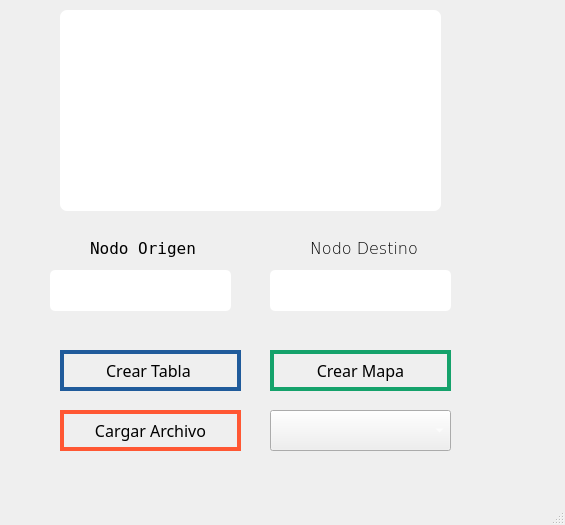
<?xml version="1.0" encoding="UTF-8"?>
<ui version="4.0">
 <class>MainWindow</class>
 <widget class="QMainWindow" name="MainWindow">
  <property name="geometry">
   <rect>
    <x>0</x>
    <y>0</y>
    <width>565</width>
    <height>525</height>
   </rect>
  </property>
  <property name="font">
   <font>
    <family>Laksaman</family>
    <pointsize>12</pointsize>
    <weight>75</weight>
    <bold>true</bold>
   </font>
  </property>
  <property name="windowTitle">
   <string>MainWindow</string>
  </property>
  <property name="styleSheet">
   <string notr="true">QMainWindow{
	background-image: url(:/images/fondo.jpg);
}</string>
  </property>
  <widget class="QWidget" name="centralwidget">
   <widget class="QPushButton" name="LoadFile">
    <property name="geometry">
     <rect>
      <x>60</x>
      <y>410</y>
      <width>181</width>
      <height>41</height>
     </rect>
    </property>
    <property name="font">
     <font>
      <family>Ubuntu Mono</family>
      <pointsize>12</pointsize>
      <weight>9</weight>
      <italic>false</italic>
      <bold>false</bold>
     </font>
    </property>
    <property name="styleSheet">
     <string notr="true">QPushButton{
		border-radius:50px;
		border: 4px solid #ff5733 ;
		font: 75 12pt &quot;Ubuntu Mono&quot;;

}
QPushButton:hover
{
	border-radius:30px;
	background:#fa7659;
	font: 75 12pt &quot;Ubuntu Mono&quot;;

}</string>
    </property>
    <property name="text">
     <string>Cargar Archivo</string>
    </property>
   </widget>
   <widget class="QPushButton" name="CreateMap">
    <property name="geometry">
     <rect>
      <x>270</x>
      <y>350</y>
      <width>181</width>
      <height>41</height>
     </rect>
    </property>
    <property name="font">
     <font>
      <family>Ubuntu Mono</family>
      <pointsize>12</pointsize>
      <weight>9</weight>
      <italic>false</italic>
      <bold>false</bold>
     </font>
    </property>
    <property name="styleSheet">
     <string notr="true">QPushButton{
		border-radius:50px;
		border: 4px solid #15a26b ;
		font: 75 12pt &quot;Ubuntu Mono&quot;;

}
QPushButton:hover
{
	border-radius:30px;
	background:#3cbb89;
	font: 75 12pt &quot;Ubuntu Mono&quot;;

}</string>
    </property>
    <property name="text">
     <string>Crear Mapa</string>
    </property>
   </widget>
   <widget class="QPushButton" name="CreateTable">
    <property name="geometry">
     <rect>
      <x>60</x>
      <y>350</y>
      <width>181</width>
      <height>41</height>
     </rect>
    </property>
    <property name="font">
     <font>
      <family>Ubuntu Mono</family>
      <pointsize>12</pointsize>
      <weight>9</weight>
      <italic>false</italic>
      <bold>false</bold>
     </font>
    </property>
    <property name="styleSheet">
     <string notr="true">QPushButton{
		border-radius:50px;
		border: 4px solid #205b9b ;
		font: 75 12pt &quot;Ubuntu Mono&quot;;

}
QPushButton:hover
{
	border-radius:30px;
	background:#3a76b7;
	font: 75 12pt &quot;Ubuntu Mono&quot;;

}</string>
    </property>
    <property name="text">
     <string>Crear Tabla </string>
    </property>
   </widget>
   <widget class="QLabel" name="lblOrigin">
    <property name="geometry">
     <rect>
      <x>90</x>
      <y>240</y>
      <width>111</width>
      <height>17</height>
     </rect>
    </property>
    <property name="font">
     <font>
      <family>Bitstream Vera Sans Mono</family>
      <pointsize>12</pointsize>
      <weight>9</weight>
      <italic>false</italic>
      <bold>false</bold>
     </font>
    </property>
    <property name="styleSheet">
     <string notr="true">font: 75 12pt &quot;Bitstream Vera Sans Mono&quot;;</string>
    </property>
    <property name="text">
     <string>Nodo Origen</string>
    </property>
   </widget>
   <widget class="QLabel" name="label_2">
    <property name="geometry">
     <rect>
      <x>310</x>
      <y>240</y>
      <width>111</width>
      <height>17</height>
     </rect>
    </property>
    <property name="font">
     <font>
      <family>Bitstream Vera Sans</family>
      <pointsize>12</pointsize>
      <weight>9</weight>
      <italic>false</italic>
      <bold>false</bold>
     </font>
    </property>
    <property name="styleSheet">
     <string notr="true">font: 75 12pt &quot;Bitstream Vera Sans&quot;;</string>
    </property>
    <property name="frameShape">
     <enum>QFrame::NoFrame</enum>
    </property>
    <property name="text">
     <string>Nodo Destino</string>
    </property>
   </widget>
   <widget class="QFrame" name="frame">
    <property name="geometry">
     <rect>
      <x>40</x>
      <y>0</y>
      <width>421</width>
      <height>231</height>
     </rect>
    </property>
    <property name="styleSheet">
     <string notr="true">QFrame{
	background-color:rgba(61,61,61,.5);
	border-radius:7
}</string>
    </property>
    <property name="frameShape">
     <enum>QFrame::StyledPanel</enum>
    </property>
    <property name="frameShadow">
     <enum>QFrame::Raised</enum>
    </property>
    <widget class="QTextEdit" name="textEdit">
     <property name="geometry">
      <rect>
       <x>20</x>
       <y>10</y>
       <width>381</width>
       <height>201</height>
      </rect>
     </property>
     <property name="styleSheet">
      <string notr="true">background-color: rgb(255, 255, 255);</string>
     </property>
    </widget>
   </widget>
   <widget class="QFrame" name="frame_2">
    <property name="geometry">
     <rect>
      <x>260</x>
      <y>260</y>
      <width>201</width>
      <height>61</height>
     </rect>
    </property>
    <property name="styleSheet">
     <string notr="true">QFrame{
	background-color:rgba(61,61,61,.5);
	border-radius:5
}</string>
    </property>
    <property name="frameShape">
     <enum>QFrame::StyledPanel</enum>
    </property>
    <property name="frameShadow">
     <enum>QFrame::Raised</enum>
    </property>
    <widget class="QTextEdit" name="DestinyNode">
     <property name="geometry">
      <rect>
       <x>10</x>
       <y>10</y>
       <width>181</width>
       <height>41</height>
      </rect>
     </property>
     <property name="styleSheet">
      <string notr="true">background-color: rgb(255, 255, 255);</string>
     </property>
     <property name="html">
      <string>&lt;!DOCTYPE HTML PUBLIC &quot;-//W3C//DTD HTML 4.0//EN&quot; &quot;http://www.w3.org/TR/REC-html40/strict.dtd&quot;&gt;
&lt;html&gt;&lt;head&gt;&lt;meta name=&quot;qrichtext&quot; content=&quot;1&quot; /&gt;&lt;style type=&quot;text/css&quot;&gt;
p, li { white-space: pre-wrap; }
&lt;/style&gt;&lt;/head&gt;&lt;body style=&quot; font-family:'Ubuntu'; font-size:11pt; font-weight:400; font-style:normal;&quot;&gt;
&lt;p style=&quot;-qt-paragraph-type:empty; margin-top:0px; margin-bottom:0px; margin-left:0px; margin-right:0px; -qt-block-indent:0; text-indent:0px;&quot;&gt;&lt;br /&gt;&lt;/p&gt;&lt;/body&gt;&lt;/html&gt;</string>
     </property>
    </widget>
   </widget>
   <widget class="QFrame" name="frame_3">
    <property name="geometry">
     <rect>
      <x>40</x>
      <y>260</y>
      <width>201</width>
      <height>61</height>
     </rect>
    </property>
    <property name="styleSheet">
     <string notr="true">QFrame{
	background-color:rgba(61,61,61,.5);
	border-radius:5
}</string>
    </property>
    <property name="frameShape">
     <enum>QFrame::StyledPanel</enum>
    </property>
    <property name="frameShadow">
     <enum>QFrame::Raised</enum>
    </property>
    <widget class="QTextEdit" name="OriginNode">
     <property name="geometry">
      <rect>
       <x>10</x>
       <y>10</y>
       <width>181</width>
       <height>41</height>
      </rect>
     </property>
     <property name="styleSheet">
      <string notr="true">background-color: rgb(255, 255, 255);</string>
     </property>
     <property name="html">
      <string>&lt;!DOCTYPE HTML PUBLIC &quot;-//W3C//DTD HTML 4.0//EN&quot; &quot;http://www.w3.org/TR/REC-html40/strict.dtd&quot;&gt;
&lt;html&gt;&lt;head&gt;&lt;meta name=&quot;qrichtext&quot; content=&quot;1&quot; /&gt;&lt;style type=&quot;text/css&quot;&gt;
p, li { white-space: pre-wrap; }
&lt;/style&gt;&lt;/head&gt;&lt;body style=&quot; font-family:'Ubuntu'; font-size:11pt; font-weight:400; font-style:normal;&quot;&gt;
&lt;p style=&quot;-qt-paragraph-type:empty; margin-top:0px; margin-bottom:0px; margin-left:0px; margin-right:0px; -qt-block-indent:0; text-indent:0px;&quot;&gt;&lt;br /&gt;&lt;/p&gt;&lt;/body&gt;&lt;/html&gt;</string>
     </property>
    </widget>
   </widget>
   <widget class="QComboBox" name="comboBox">
    <property name="geometry">
     <rect>
      <x>270</x>
      <y>410</y>
      <width>181</width>
      <height>41</height>
     </rect>
    </property>
    <property name="font">
     <font>
      <family>Laksaman</family>
      <pointsize>12</pointsize>
      <weight>75</weight>
      <bold>true</bold>
     </font>
    </property>
    <property name="styleSheet">
     <string notr="true">color: rgb(255, 255, 255);</string>
    </property>
   </widget>
  </widget>
  <widget class="QMenuBar" name="menubar">
   <property name="geometry">
    <rect>
     <x>0</x>
     <y>0</y>
     <width>565</width>
     <height>25</height>
    </rect>
   </property>
  </widget>
  <widget class="QStatusBar" name="statusbar"/>
 </widget>
 <resources>
  <include location="../../images/images.qrc"/>
 </resources>
 <connections/>
</ui>
